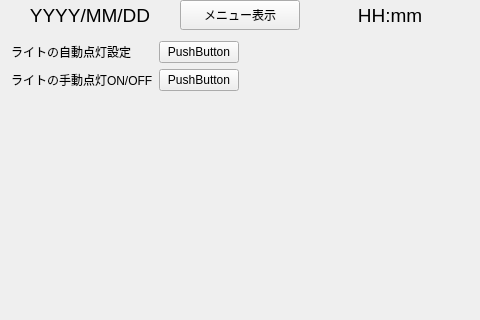
<?xml version="1.0" encoding="UTF-8"?>
<ui version="4.0">
 <class>BicycleFrontMonitorMainWindow</class>
 <widget class="QMainWindow" name="BicycleFrontMonitorMainWindow">
  <property name="geometry">
   <rect>
    <x>0</x>
    <y>0</y>
    <width>480</width>
    <height>320</height>
   </rect>
  </property>
  <property name="sizePolicy">
   <sizepolicy hsizetype="Preferred" vsizetype="Preferred">
    <horstretch>0</horstretch>
    <verstretch>0</verstretch>
   </sizepolicy>
  </property>
  <property name="minimumSize">
   <size>
    <width>480</width>
    <height>320</height>
   </size>
  </property>
  <property name="maximumSize">
   <size>
    <width>480</width>
    <height>320</height>
   </size>
  </property>
  <property name="windowTitle">
   <string>BicycleFrontMonitorMainWindow</string>
  </property>
  <widget class="QWidget" name="centralWidget">
   <property name="sizePolicy">
    <sizepolicy hsizetype="Fixed" vsizetype="Fixed">
     <horstretch>0</horstretch>
     <verstretch>0</verstretch>
    </sizepolicy>
   </property>
   <property name="minimumSize">
    <size>
     <width>480</width>
     <height>320</height>
    </size>
   </property>
   <property name="maximumSize">
    <size>
     <width>480</width>
     <height>320</height>
    </size>
   </property>
   <property name="baseSize">
    <size>
     <width>480</width>
     <height>320</height>
    </size>
   </property>
   <widget class="QFrame" name="horizontalFrame">
    <property name="geometry">
     <rect>
      <x>0</x>
      <y>0</y>
      <width>480</width>
      <height>30</height>
     </rect>
    </property>
    <property name="sizePolicy">
     <sizepolicy hsizetype="Fixed" vsizetype="Fixed">
      <horstretch>0</horstretch>
      <verstretch>0</verstretch>
     </sizepolicy>
    </property>
    <property name="minimumSize">
     <size>
      <width>480</width>
      <height>30</height>
     </size>
    </property>
    <property name="maximumSize">
     <size>
      <width>480</width>
      <height>30</height>
     </size>
    </property>
    <property name="frameShape">
     <enum>QFrame::Box</enum>
    </property>
    <property name="lineWidth">
     <number>0</number>
    </property>
    <layout class="QHBoxLayout" name="horizontalLayout">
     <property name="spacing">
      <number>0</number>
     </property>
     <property name="sizeConstraint">
      <enum>QLayout::SetMinAndMaxSize</enum>
     </property>
     <property name="leftMargin">
      <number>0</number>
     </property>
     <property name="topMargin">
      <number>0</number>
     </property>
     <property name="rightMargin">
      <number>0</number>
     </property>
     <property name="bottomMargin">
      <number>0</number>
     </property>
     <item>
      <widget class="QLabel" name="dateLabel">
       <property name="enabled">
        <bool>true</bool>
       </property>
       <property name="sizePolicy">
        <sizepolicy hsizetype="Fixed" vsizetype="Fixed">
         <horstretch>0</horstretch>
         <verstretch>0</verstretch>
        </sizepolicy>
       </property>
       <property name="minimumSize">
        <size>
         <width>180</width>
         <height>30</height>
        </size>
       </property>
       <property name="maximumSize">
        <size>
         <width>180</width>
         <height>30</height>
        </size>
       </property>
       <property name="font">
        <font>
         <pointsize>14</pointsize>
        </font>
       </property>
       <property name="layoutDirection">
        <enum>Qt::LeftToRight</enum>
       </property>
       <property name="frameShape">
        <enum>QFrame::Panel</enum>
       </property>
       <property name="lineWidth">
        <number>0</number>
       </property>
       <property name="text">
        <string>YYYY/MM/DD</string>
       </property>
       <property name="alignment">
        <set>Qt::AlignCenter</set>
       </property>
      </widget>
     </item>
     <item>
      <widget class="QPushButton" name="menuButton">
       <property name="sizePolicy">
        <sizepolicy hsizetype="Fixed" vsizetype="Fixed">
         <horstretch>0</horstretch>
         <verstretch>0</verstretch>
        </sizepolicy>
       </property>
       <property name="minimumSize">
        <size>
         <width>120</width>
         <height>30</height>
        </size>
       </property>
       <property name="maximumSize">
        <size>
         <width>120</width>
         <height>30</height>
        </size>
       </property>
       <property name="focusPolicy">
        <enum>Qt::StrongFocus</enum>
       </property>
       <property name="text">
        <string>メニュー表示</string>
       </property>
       <property name="checkable">
        <bool>false</bool>
       </property>
       <property name="default">
        <bool>false</bool>
       </property>
       <property name="flat">
        <bool>false</bool>
       </property>
      </widget>
     </item>
     <item>
      <widget class="QLabel" name="timeLabel">
       <property name="sizePolicy">
        <sizepolicy hsizetype="Fixed" vsizetype="Fixed">
         <horstretch>0</horstretch>
         <verstretch>0</verstretch>
        </sizepolicy>
       </property>
       <property name="minimumSize">
        <size>
         <width>180</width>
         <height>30</height>
        </size>
       </property>
       <property name="maximumSize">
        <size>
         <width>180</width>
         <height>30</height>
        </size>
       </property>
       <property name="font">
        <font>
         <pointsize>14</pointsize>
        </font>
       </property>
       <property name="frameShape">
        <enum>QFrame::Box</enum>
       </property>
       <property name="lineWidth">
        <number>0</number>
       </property>
       <property name="text">
        <string>HH:mm</string>
       </property>
       <property name="alignment">
        <set>Qt::AlignCenter</set>
       </property>
      </widget>
     </item>
    </layout>
   </widget>
   <widget class="QStackedWidget" name="pageStack">
    <property name="geometry">
     <rect>
      <x>0</x>
      <y>30</y>
      <width>480</width>
      <height>290</height>
     </rect>
    </property>
    <property name="sizePolicy">
     <sizepolicy hsizetype="Fixed" vsizetype="Fixed">
      <horstretch>0</horstretch>
      <verstretch>0</verstretch>
     </sizepolicy>
    </property>
    <property name="minimumSize">
     <size>
      <width>480</width>
      <height>290</height>
     </size>
    </property>
    <property name="maximumSize">
     <size>
      <width>480</width>
      <height>290</height>
     </size>
    </property>
    <property name="frameShape">
     <enum>QFrame::Panel</enum>
    </property>
    <property name="frameShadow">
     <enum>QFrame::Plain</enum>
    </property>
    <property name="lineWidth">
     <number>0</number>
    </property>
    <property name="midLineWidth">
     <number>0</number>
    </property>
    <property name="currentIndex">
     <number>2</number>
    </property>
    <widget class="QWidget" name="mainPage">
     <property name="minimumSize">
      <size>
       <width>480</width>
       <height>290</height>
      </size>
     </property>
     <property name="maximumSize">
      <size>
       <width>480</width>
       <height>290</height>
      </size>
     </property>
     <layout class="QVBoxLayout" name="verticalLayout_2">
      <property name="spacing">
       <number>0</number>
      </property>
      <property name="leftMargin">
       <number>0</number>
      </property>
      <property name="topMargin">
       <number>0</number>
      </property>
      <property name="rightMargin">
       <number>0</number>
      </property>
      <property name="bottomMargin">
       <number>0</number>
      </property>
      <item>
       <widget class="CBrakeItemView" name="brakeWidget" native="true">
        <property name="sizePolicy">
         <sizepolicy hsizetype="Preferred" vsizetype="Preferred">
          <horstretch>0</horstretch>
          <verstretch>0</verstretch>
         </sizepolicy>
        </property>
        <property name="minimumSize">
         <size>
          <width>480</width>
          <height>260</height>
         </size>
        </property>
        <property name="maximumSize">
         <size>
          <width>480</width>
          <height>260</height>
         </size>
        </property>
       </widget>
      </item>
      <item>
       <widget class="QFrame" name="horizontalFrame_2">
        <property name="sizePolicy">
         <sizepolicy hsizetype="Fixed" vsizetype="Fixed">
          <horstretch>0</horstretch>
          <verstretch>0</verstretch>
         </sizepolicy>
        </property>
        <property name="minimumSize">
         <size>
          <width>480</width>
          <height>30</height>
         </size>
        </property>
        <property name="maximumSize">
         <size>
          <width>480</width>
          <height>30</height>
         </size>
        </property>
        <property name="frameShape">
         <enum>QFrame::Box</enum>
        </property>
        <property name="lineWidth">
         <number>0</number>
        </property>
        <layout class="QHBoxLayout" name="horizontalLayout_2">
         <property name="spacing">
          <number>0</number>
         </property>
         <property name="leftMargin">
          <number>0</number>
         </property>
         <property name="topMargin">
          <number>0</number>
         </property>
         <property name="rightMargin">
          <number>0</number>
         </property>
         <property name="bottomMargin">
          <number>0</number>
         </property>
         <item>
          <widget class="CWheelItemView" name="rpmWidget" native="true">
           <property name="minimumSize">
            <size>
             <width>200</width>
             <height>30</height>
            </size>
           </property>
           <property name="maximumSize">
            <size>
             <width>200</width>
             <height>30</height>
            </size>
           </property>
          </widget>
         </item>
         <item>
          <spacer name="horizontalSpacer">
           <property name="orientation">
            <enum>Qt::Horizontal</enum>
           </property>
           <property name="sizeHint" stdset="0">
            <size>
             <width>40</width>
             <height>20</height>
            </size>
           </property>
          </spacer>
         </item>
         <item alignment="Qt::AlignVCenter">
          <widget class="CWheelItemView" name="velocityWidget" native="true">
           <property name="minimumSize">
            <size>
             <width>200</width>
             <height>30</height>
            </size>
           </property>
           <property name="maximumSize">
            <size>
             <width>200</width>
             <height>30</height>
            </size>
           </property>
          </widget>
         </item>
        </layout>
       </widget>
      </item>
     </layout>
    </widget>
    <widget class="QWidget" name="configPage">
     <property name="sizePolicy">
      <sizepolicy hsizetype="Fixed" vsizetype="Fixed">
       <horstretch>0</horstretch>
       <verstretch>0</verstretch>
      </sizepolicy>
     </property>
     <property name="minimumSize">
      <size>
       <width>480</width>
       <height>290</height>
      </size>
     </property>
     <property name="maximumSize">
      <size>
       <width>480</width>
       <height>290</height>
      </size>
     </property>
     <layout class="QGridLayout" name="gridLayout">
      <item row="0" column="4">
       <spacer name="horizontalSpacer_3">
        <property name="orientation">
         <enum>Qt::Horizontal</enum>
        </property>
        <property name="sizeHint" stdset="0">
         <size>
          <width>40</width>
          <height>20</height>
         </size>
        </property>
       </spacer>
      </item>
      <item row="1" column="3">
       <widget class="QPushButton" name="appCloseButton">
        <property name="sizePolicy">
         <sizepolicy hsizetype="Fixed" vsizetype="Fixed">
          <horstretch>0</horstretch>
          <verstretch>0</verstretch>
         </sizepolicy>
        </property>
        <property name="minimumSize">
         <size>
          <width>90</width>
          <height>90</height>
         </size>
        </property>
        <property name="maximumSize">
         <size>
          <width>90</width>
          <height>90</height>
         </size>
        </property>
        <property name="text">
         <string/>
        </property>
       </widget>
      </item>
      <item row="1" column="1">
       <spacer name="horizontalSpacer_5">
        <property name="orientation">
         <enum>Qt::Horizontal</enum>
        </property>
        <property name="sizeType">
         <enum>QSizePolicy::Fixed</enum>
        </property>
        <property name="sizeHint" stdset="0">
         <size>
          <width>90</width>
          <height>20</height>
         </size>
        </property>
       </spacer>
      </item>
      <item row="0" column="3">
       <widget class="QPushButton" name="lightConfigButton">
        <property name="sizePolicy">
         <sizepolicy hsizetype="Fixed" vsizetype="Fixed">
          <horstretch>0</horstretch>
          <verstretch>0</verstretch>
         </sizepolicy>
        </property>
        <property name="minimumSize">
         <size>
          <width>90</width>
          <height>90</height>
         </size>
        </property>
        <property name="maximumSize">
         <size>
          <width>90</width>
          <height>90</height>
         </size>
        </property>
        <property name="text">
         <string/>
        </property>
        <property name="checkable">
         <bool>false</bool>
        </property>
       </widget>
      </item>
      <item row="0" column="1">
       <widget class="QPushButton" name="moveMainPageButton">
        <property name="minimumSize">
         <size>
          <width>90</width>
          <height>90</height>
         </size>
        </property>
        <property name="maximumSize">
         <size>
          <width>90</width>
          <height>90</height>
         </size>
        </property>
        <property name="layoutDirection">
         <enum>Qt::LeftToRight</enum>
        </property>
        <property name="text">
         <string/>
        </property>
       </widget>
      </item>
      <item row="1" column="0">
       <spacer name="horizontalSpacer_4">
        <property name="orientation">
         <enum>Qt::Horizontal</enum>
        </property>
        <property name="sizeHint" stdset="0">
         <size>
          <width>40</width>
          <height>20</height>
         </size>
        </property>
       </spacer>
      </item>
      <item row="0" column="0">
       <spacer name="horizontalSpacer_2">
        <property name="orientation">
         <enum>Qt::Horizontal</enum>
        </property>
        <property name="sizeHint" stdset="0">
         <size>
          <width>40</width>
          <height>20</height>
         </size>
        </property>
       </spacer>
      </item>
      <item row="1" column="4">
       <spacer name="horizontalSpacer_6">
        <property name="orientation">
         <enum>Qt::Horizontal</enum>
        </property>
        <property name="sizeHint" stdset="0">
         <size>
          <width>40</width>
          <height>20</height>
         </size>
        </property>
       </spacer>
      </item>
      <item row="0" column="2">
       <spacer name="horizontalSpacer_7">
        <property name="orientation">
         <enum>Qt::Horizontal</enum>
        </property>
        <property name="sizeType">
         <enum>QSizePolicy::Fixed</enum>
        </property>
        <property name="sizeHint" stdset="0">
         <size>
          <width>45</width>
          <height>20</height>
         </size>
        </property>
       </spacer>
      </item>
      <item row="1" column="2">
       <spacer name="horizontalSpacer_8">
        <property name="orientation">
         <enum>Qt::Horizontal</enum>
        </property>
        <property name="sizeType">
         <enum>QSizePolicy::Fixed</enum>
        </property>
        <property name="sizeHint" stdset="0">
         <size>
          <width>45</width>
          <height>20</height>
         </size>
        </property>
       </spacer>
      </item>
     </layout>
    </widget>
    <widget class="QWidget" name="lightConfigPage">
     <layout class="QGridLayout" name="gridLayout_2">
      <item row="1" column="3">
       <spacer name="horizontalSpacer_10">
        <property name="orientation">
         <enum>Qt::Horizontal</enum>
        </property>
        <property name="sizeHint" stdset="0">
         <size>
          <width>40</width>
          <height>20</height>
         </size>
        </property>
       </spacer>
      </item>
      <item row="0" column="1">
       <widget class="QPushButton" name="lightAutoManualSwitch">
        <property name="text">
         <string>PushButton</string>
        </property>
        <property name="checkable">
         <bool>true</bool>
        </property>
        <property name="autoDefault">
         <bool>true</bool>
        </property>
        <property name="default">
         <bool>false</bool>
        </property>
        <property name="flat">
         <bool>false</bool>
        </property>
       </widget>
      </item>
      <item row="0" column="3">
       <spacer name="horizontalSpacer_9">
        <property name="orientation">
         <enum>Qt::Horizontal</enum>
        </property>
        <property name="sizeHint" stdset="0">
         <size>
          <width>40</width>
          <height>20</height>
         </size>
        </property>
       </spacer>
      </item>
      <item row="0" column="0">
       <widget class="QLabel" name="label">
        <property name="text">
         <string>ライトの自動点灯設定</string>
        </property>
       </widget>
      </item>
      <item row="1" column="1">
       <widget class="QPushButton" name="lightManualOnOffSwitch">
        <property name="text">
         <string>PushButton</string>
        </property>
        <property name="checkable">
         <bool>true</bool>
        </property>
       </widget>
      </item>
      <item row="1" column="0">
       <widget class="QLabel" name="label_2">
        <property name="text">
         <string>ライトの手動点灯ON/OFF</string>
        </property>
       </widget>
      </item>
      <item row="2" column="1">
       <spacer name="verticalSpacer">
        <property name="orientation">
         <enum>Qt::Vertical</enum>
        </property>
        <property name="sizeHint" stdset="0">
         <size>
          <width>20</width>
          <height>40</height>
         </size>
        </property>
       </spacer>
      </item>
     </layout>
    </widget>
   </widget>
  </widget>
 </widget>
 <layoutdefault spacing="6" margin="11"/>
 <customwidgets>
  <customwidget>
   <class>CWheelItemView</class>
   <extends>QWidget</extends>
   <header>cwheelitemview.h</header>
   <container>1</container>
  </customwidget>
  <customwidget>
   <class>CBrakeItemView</class>
   <extends>QWidget</extends>
   <header>cbrakeitemview.h</header>
   <container>1</container>
  </customwidget>
 </customwidgets>
 <resources/>
 <connections/>
</ui>
